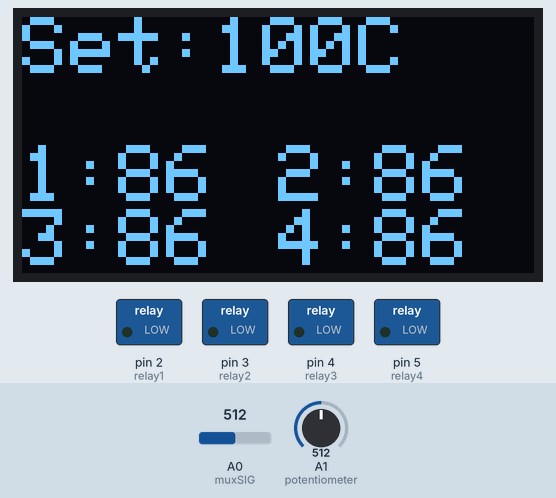
Bench run of a program on a simulated Arduino Nano, built with avr-gcc and run on an emulated ATmega328P. Shown: 128×64 one-colour display, switched loads named in the program (green lamp = pin HIGH). Dashed ring = blinking. The test bench sets the inputs (shaded band); at power-on: A0 (muxSIG) = 512, A1 (potentiometer) = 512. The display library's start-up logo is not drawn; pins used as bus, display or sensor lines are not drawn; what the program prints to the serial monitor is not drawn.

Above: at 3.72 s.
4.3 s: A0 (muxSIG) set to 595
At 5.37 s:
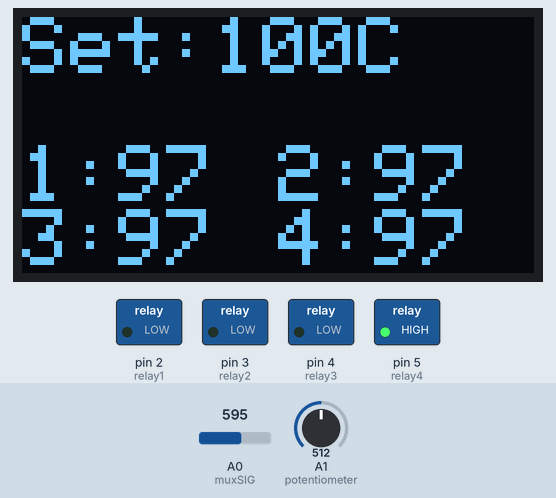
6.1 s: A0 (muxSIG) set to 621
At 7.1 s:
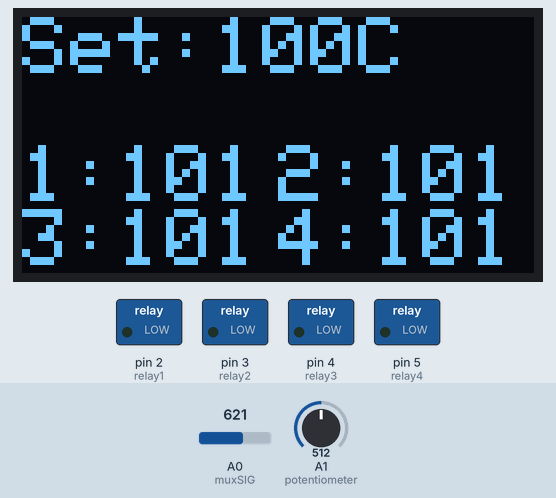
7.8 s: A1 (potentiometer) set to 544
At 8.01 s:
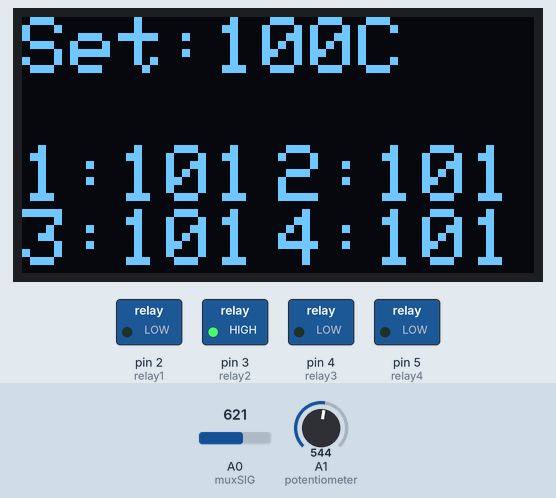
10.3 s: A1 (potentiometer) set to 511
At 11.6 s:
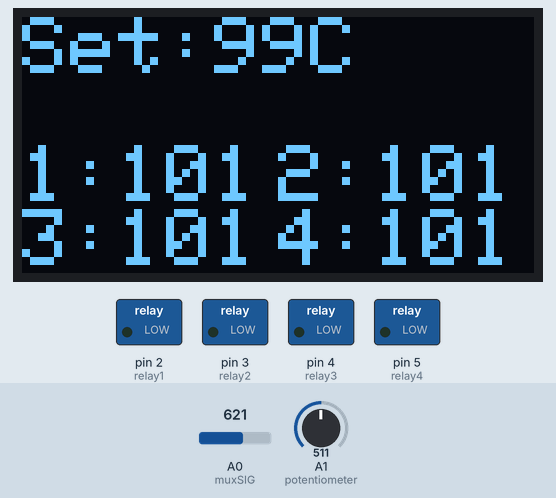
12.3 s: A0 (muxSIG) set to 716
At 12.8 s:
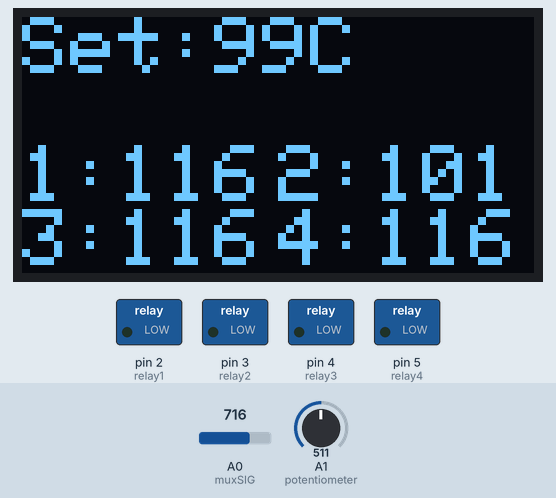
13.9 s: A1 (potentiometer) set to 306
At 14.5 s:
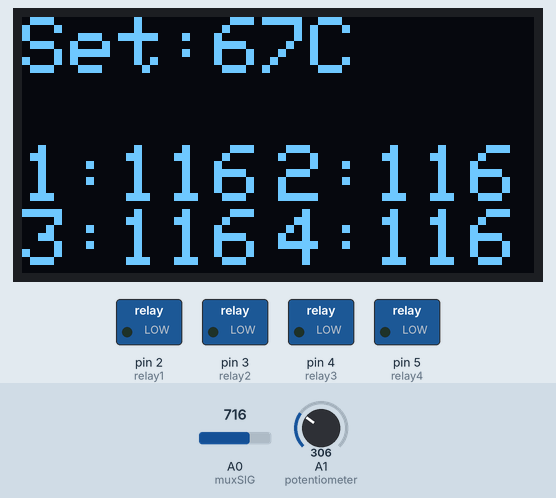
Timing chart, 0 to 16.7 s (numbered marks = the images above; inputs shaded):
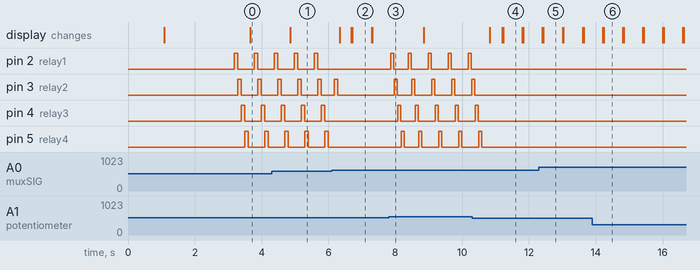

Measured:
- the behaviour switches between 603 and 604 on A0 (muxSIG) (found by bisection; images 1 and 2)
- the behaviour switches between 530 and 531 on A1 (potentiometer) (found by bisection; images 2 and 3)
- after the input at 4.3 s, the display: changes after 0.56 s (image 1)
- after the input at 6.1 s, pin 2 (relay1), pin 4 (relay3), pin 5 (relay4): stops changing and stays LOW; the display: first changes after 0.24 s (image 2 shows a later state)
- after the input at 7.8 s, pin 2 (relay1): alternates HIGH for 0.10 s and LOW for 0.50 s, starting after 0.06 s; pin 3 (relay2): alternates HIGH for 0.10 s and LOW for 0.50 s, starting after 0.16 s
- after the input at 10.3 s, pin 2 (relay1): stops changing and stays LOW; pin 3 (relay2): goes on until 10.4 s, then stays LOW; pin 4 (relay3): goes on until 10.5 s, then stays LOW; pin 5 (relay4): goes on until 10.6 s, then stays LOW; the display: changes after 0.53 s (image 4)
- after the input at 12.3 s, the display: first differs from a run without the input after 0.13 s (image 5)
- after the input at 13.9 s, the display: first changes after 0.30 s (image 6 shows a later state)

The program:

main.cpp
```cpp
// Пины реле
//All temps in Celsius
/*
Pinout:
A0: MuxInput
A1: Pot
A4: SDA for both OLED
A5: SCL for both OLED
2: Relay1
3: Relay2
4: Relay3
5: Relay4
6: Mux0
7: Mux1
8: Mux2
*/
#include <Arduino.h>
#include <SPI.h>
#include <Wire.h>
#include <Adafruit_GFX.h>
#include <Adafruit_SSD1306.h>
#include <avr/wdt.h>

#define SCREEN_WIDTH 128 // OLED display width, in pixels
#define SCREEN_HEIGHT 64 // OLED display height, in pixels

// Declaration for an SSD1306 display connected to I2C (SDA, SCL pins)
#define OLED_RESET     -1 // Reset pin # (or -1 if sharing Arduino reset pin)
Adafruit_SSD1306 display1(SCREEN_WIDTH, SCREEN_HEIGHT, &Wire, OLED_RESET);
//Adafruit_SSD1306 display2(SCREEN_WIDTH, SCREEN_HEIGHT, &Wire, OLED_RESET);

const int relay1 = 2;
const int relay2 = 3;
const int relay3 = 4;
const int relay4 = 5;
const int mux0 = 6;
const int mux1 = 7;
const int mux2 = 8;
const int mux3 = 9;
const int muxEN = 10;
//const int thermo1 = A0;
//const int thermo2 = A1;
//const int thermo3 = A2;
//const int thermo4 = A3;
const int muxSIG = A0;
const int potentiometer = A1;
int val1;
int val2;
int val3;
int val4;
int value;
int pot;
float temp;
int Vo;
float R1 = 10000; //Value of resitor in circuit
float logR2, R2, T;
float c1 =  9.44143417e-04, c2 = 1.34448989e-03, c3 = 1.88823919e-05;
int tempThreshold = 80;
const int potMin = 20;
const int potMax = 180;

const unsigned long READ_INTERVAL    = 200;   // read sensors every 200 ms
const unsigned long DISPLAY_INTERVAL = 500;   // update OLED every 500 ms
unsigned long prevReadTime    = 0;
unsigned long prevDisplayTime = 0;

const float R_pullup = 10000.0f;    // 10 kΩ fixed resistor
const float R0       = 100000.0f;   // 100 kΩ at 25 °C
const float T0       = 298.15f;     // 25 °C in Kelvin
const float B        = 4000.0f;     // Beta constant
float R_therm;
float invT;
float Tkelvin;

int getMuxTemp(int pin);
int getPotTemp();
void runHeatingBed(int val1, int val2, int val3, int val4);
float calcTemp(int Vo);
bool ifTempBelow(int value);
void writeTemp(int val1, int val2, int val3, int val4);
void displayTemp(int temp, int val1, int val2, int val3, int val4);

void setup() {
  Serial.begin(115200);
  if(!display1.begin(SSD1306_SWITCHCAPVCC, 0x3C)) {
    Serial.println(F("SSD1306A allocation failed"));
    for(;;); // Don't proceed, loop forever
  }
  //if(!display2.begin(SSD1306_SWITCHCAPVCC, 0x3D)) {
    //Serial.println(F("SSD1306B allocation failed"));
    //for(;;); // Don't proceed, loop forever
  //}

  // Show initial display buffer contents on the screen --
  // the library initializes this with an Adafruit splash screen.
  display1.display();
  //display2.display();
  delay(1000);
  display1.clearDisplay();
  display1.drawPixel(10, 10, WHITE);
  //display2.clearDisplay();
  //display2.drawPixel(10, 10, WHITE);
  display1.display();
  //display2.display();
  delay(2000);
  pinMode(relay1, OUTPUT);
  pinMode(relay2, OUTPUT);
  pinMode(relay3, OUTPUT);
  pinMode(relay4, OUTPUT);
  //pinMode(thermo1, INPUT);
  //pinMode(thermo2, INPUT);
  //pinMode(thermo3, INPUT);
  //pinMode(thermo4, INPUT);
  pinMode(mux0, OUTPUT);
  pinMode(mux1, OUTPUT);
  pinMode(mux2, OUTPUT);
  pinMode(mux3, OUTPUT);
  pinMode(muxEN, OUTPUT);
  pinMode(muxSIG, INPUT);
  pinMode(potentiometer, INPUT);

  digitalWrite(relay1, LOW);
  digitalWrite(relay2, LOW);
  digitalWrite(relay3, LOW);
  digitalWrite(relay4, LOW);
  digitalWrite(mux0, LOW);
  digitalWrite(mux1, LOW);
  digitalWrite(mux2, LOW);
  digitalWrite(mux3, LOW);
  wdt_enable(WDTO_2S);
}

void loop() {
  unsigned long now = millis();
  wdt_reset();

  if (now - prevReadTime >= READ_INTERVAL) {
    prevReadTime = now;
    //int val1 = analogRead(thermo1);
    //int val2 = analogRead(thermo2);
    //int val3 = analogRead(thermo3);
    //int val4 = analogRead(thermo4);
    val2 = calcTemp(getMuxTemp(0));
    val1 = calcTemp(getMuxTemp(1));
    val3 = calcTemp(getMuxTemp(2));
    val4 = calcTemp(getMuxTemp(3));
    //Serial.println();
    tempThreshold = getPotTemp();
    // Включаем первое реле
    runHeatingBed(val1+1, val2+1, val3+1, val4+1);
  }
  if (now - prevDisplayTime >= DISPLAY_INTERVAL) {
    prevDisplayTime = now;
    writeTemp(val1, val2, val3, val4);
    //displaySetTemp(tempThreshold);
    displayTemp(tempThreshold, val1, val2, val3, val4);
  }
}

int getMuxTemp(int pin){
  if (pin % 2 == 0){
    if (pin > 1){
      //2
      digitalWrite(mux0, LOW);
      digitalWrite(mux1, HIGH);
      digitalWrite(mux2, LOW);
      digitalWrite(mux3, LOW);
      digitalWrite(muxEN, LOW);
      delay(25);
      value = analogRead(muxSIG);
    }else{
      //0
      digitalWrite(mux0, LOW);
      digitalWrite(mux1, LOW);
      digitalWrite(mux2, LOW);
      digitalWrite(mux3, LOW);
      digitalWrite(muxEN, LOW);
      delay(25);
      value = analogRead(muxSIG);
    }
  } else {
    if (pin > 1){
      //3
      digitalWrite(mux0, HIGH);
      digitalWrite(mux1, HIGH);
      digitalWrite(mux2, LOW);
      digitalWrite(mux3, LOW);
      digitalWrite(muxEN, LOW);
      delay(25);
      value = analogRead(muxSIG);
    }else{
      //1
      digitalWrite(mux0, HIGH);
      digitalWrite(mux1, LOW);
      digitalWrite(mux2, LOW);
      digitalWrite(mux3, LOW);
      digitalWrite(muxEN, LOW);
      delay(25);
      value = analogRead(muxSIG);
    }
  }
  digitalWrite(mux0, LOW);
  digitalWrite(mux1, LOW);
  digitalWrite(mux2, LOW);
  digitalWrite(mux3, LOW);
  digitalWrite(muxEN, HIGH);
  //Serial.println(value);
  return value;
}

int getPotTemp() {
  pot = map(analogRead(potentiometer), 0, 1023, potMin, potMax);
  //Serial.println(pot);
  return pot;
}

void runHeatingBed(int val1, int val2, int val3, int val4){
  if (ifTempBelow(val1)) {
    digitalWrite(relay1, HIGH);
    delay(100); // Держим 100 мс
    digitalWrite(relay1, LOW);
    delay(5);  // Пауза 20 мс
  }

  if (ifTempBelow(val2)) {
    // Включаем второе реле
    digitalWrite(relay2, HIGH);
    delay(100); // Держим 100 мс
    digitalWrite(relay2, LOW);
    delay(5);  // Пауза 20 мс
  }

  if (ifTempBelow(val3)) {
    digitalWrite(relay3, HIGH);
    delay(100); // Держим 100 мс
    digitalWrite(relay3, LOW);
    delay(5);  // Пауза 20 мс
  }

  if (ifTempBelow(val4)) {
    digitalWrite(relay4, HIGH);
    delay(100); // Держим 100 мс
    digitalWrite(relay4, LOW);
    delay(5);  // Пауза 20 мс
  }
}


float calcTemp(int Vo) {
    // Avoid divide-by-zero
    if (Vo <= 0) return -273.15f;

    // Compute thermistor resistance from ADC (across pull-up resistor)
    R_therm = R_pullup * (1023.0f - Vo) / Vo;  // :contentReference[oaicite:7]{index=7}

    // Inverse temperature using Beta model
    invT = (1.0f / T0)
               + (1.0f / B) * log(R_therm / R0);      // :contentReference[oaicite:8]{index=8}

    Tkelvin = 1.0f / invT;
    return Tkelvin - 273.15f;  // °C
}

bool ifTempBelow(int value) {
  temp = (value);
  return temp < tempThreshold && temp > 0;
}

void writeTemp(int val1, int val2, int val3, int val4) {
  Serial.println(val1);
  Serial.println(val2);
  Serial.println(val3);
  Serial.println(val4);
  Serial.println();
}

void displayTemp(int temp, int val1, int val2, int val3, int val4) {
  display1.clearDisplay();

  display1.setTextSize(2);
  display1.setTextColor(WHITE);
  display1.cp437(true);
  display1.setCursor(0, 0);
  display1.print("Set:");
  display1.print(temp);
  display1.print("C");
  display1.display();
  display1.setCursor(0, SCREEN_HEIGHT/2);
  display1.print("1:");
  display1.print(val1);
  display1.setCursor(SCREEN_WIDTH/2, SCREEN_HEIGHT/2);
  display1.print("2:");
  display1.print(val2);
  display1.setCursor(0, 3*SCREEN_HEIGHT/4);
  display1.print("3:");
  display1.print(val3);
  display1.setCursor(SCREEN_WIDTH/2, 3*SCREEN_HEIGHT/4);
  display1.print("4:");
  display1.print(val4);
  display1.display();
  delay(20);
}

//void displaySetTemp(float temp){
  //display2.write("Desired Temp: ");
  //display2.write(temp);
  //display2.write(" C");
  //display2.display();
//}
```
